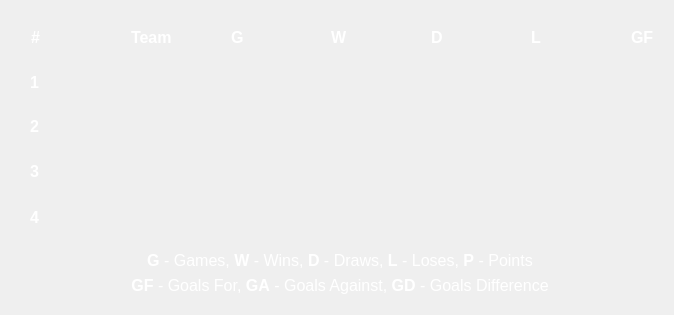
         <widget class="QWidget" name="tab_GS32_GroupG_Table">
          <attribute name="title">
           <string>Table</string>
          </attribute>
          <widget class="QTreeWidget" name="tree_GS32_GroupG">
           <property name="geometry">
            <rect>
             <x>30</x>
             <y>10</y>
             <width>631</width>
             <height>261</height>
            </rect>
           </property>
           <property name="sizePolicy">
            <sizepolicy hsizetype="Fixed" vsizetype="Fixed">
             <horstretch>0</horstretch>
             <verstretch>0</verstretch>
            </sizepolicy>
           </property>
           <property name="styleSheet">
            <string notr="true">QTreeWidget {
font-size: 17px;
padding-top: 5px;
padding-bottom: 5px;
padding-right: 5px;
background: rgba(0,0,0,0);
border: 0px solid black;
}

QTreeWidget::item {
font-size: 15px;
padding-left: 15px;
padding-top: 10px;
padding-bottom: 10px;
padding-right: 5px;
color: #3a3a3a;
width: 150px;
color: white;
}

QTreeWidget::item::selected {
font-size: 25px;
}

QHeaderView {
font-size: 16px;
color: black;
height: 15px;
background: rgba(0, 0, 0, 0);
}

 QHeaderView::section {
   	background: rgba(0, 0, 0, 0);
    color: white;
	padding-left: 1px;
	height: 45px;
	border-radius: 25px;
	font-weight: bold;
 }</string>
           </property>
           <property name="verticalScrollBarPolicy">
            <enum>Qt::ScrollBarAlwaysOff</enum>
           </property>
           <property name="horizontalScrollBarPolicy">
            <enum>Qt::ScrollBarAlwaysOff</enum>
           </property>
           <property name="sizeAdjustPolicy">
            <enum>QAbstractScrollArea::AdjustIgnored</enum>
           </property>
           <property name="editTriggers">
            <set>QAbstractItemView::NoEditTriggers</set>
           </property>
           <property name="showDropIndicator" stdset="0">
            <bool>false</bool>
           </property>
           <property name="selectionMode">
            <enum>QAbstractItemView::SingleSelection</enum>
           </property>
           <attribute name="headerMinimumSectionSize">
            <number>30</number>
           </attribute>
           <attribute name="headerShowSortIndicator" stdset="0">
            <bool>false</bool>
           </attribute>
           <attribute name="headerStretchLastSection">
            <bool>false</bool>
           </attribute>
           <column>
            <property name="text">
             <string>#</string>
            </property>
           </column>
           <column>
            <property name="text">
             <string>Team</string>
            </property>
           </column>
           <column>
            <property name="text">
             <string>G</string>
            </property>
           </column>
           <column>
            <property name="text">
             <string>W</string>
            </property>
           </column>
           <column>
            <property name="text">
             <string>D</string>
            </property>
           </column>
           <column>
            <property name="text">
             <string>L</string>
            </property>
           </column>
           <column>
            <property name="text">
             <string>GF</string>
            </property>
           </column>
           <column>
            <property name="text">
             <string>GA</string>
            </property>
           </column>
           <column>
            <property name="text">
             <string>GD</string>
            </property>
           </column>
           <column>
            <property name="text">
             <string>P</string>
            </property>
           </column>
          </widget>
          <widget class="QLabel" name="lbl_GS32_GroupG_1st">
           <property name="geometry">
            <rect>
             <x>30</x>
             <y>73</y>
             <width>9</width>
             <height>19</height>
            </rect>
           </property>
           <property name="styleSheet">
            <string notr="true">color: white;
font-size: 16px;</string>
           </property>
           <property name="text">
            <string>&lt;b&gt;1&lt;/b&gt;</string>
           </property>
          </widget>
          <widget class="QLabel" name="lbl_GS32_GroupG_2nd">
           <property name="geometry">
            <rect>
             <x>30</x>
             <y>117</y>
             <width>9</width>
             <height>19</height>
            </rect>
           </property>
           <property name="styleSheet">
            <string notr="true">color: white;
font-size: 16px;</string>
           </property>
           <property name="text">
            <string>&lt;b&gt;2&lt;/b&gt;</string>
           </property>
          </widget>
          <widget class="QLabel" name="lbl_GS32_GroupG_3rd">
           <property name="geometry">
            <rect>
             <x>30</x>
             <y>162</y>
             <width>9</width>
             <height>19</height>
            </rect>
           </property>
           <property name="styleSheet">
            <string notr="true">color: white;
font-size: 16px;</string>
           </property>
           <property name="text">
            <string>&lt;b&gt;3&lt;/b&gt;</string>
           </property>
          </widget>
          <widget class="QLabel" name="lbl_GS32_GroupG_4th">
           <property name="geometry">
            <rect>
             <x>30</x>
             <y>208</y>
             <width>9</width>
             <height>19</height>
            </rect>
           </property>
           <property name="styleSheet">
            <string notr="true">color: white;
font-size: 16px;</string>
           </property>
           <property name="text">
            <string>&lt;b&gt;4&lt;/b&gt;</string>
           </property>
          </widget>
          <widget class="QLabel" name="lbl_GS32_GroupG_legend1">
           <property name="geometry">
            <rect>
             <x>15</x>
             <y>240</y>
             <width>650</width>
             <height>41</height>
            </rect>
           </property>
           <property name="styleSheet">
            <string notr="true">color: white;
font-size: 16px;</string>
           </property>
           <property name="text">
            <string>&lt;b&gt;G&lt;/b&gt; - Games, &lt;b&gt;W&lt;/b&gt; - Wins, &lt;b&gt;D&lt;/b&gt; - Draws, &lt;b&gt;L&lt;/b&gt; - Loses, &lt;b&gt;P&lt;/b&gt; - Points</string>
           </property>
           <property name="alignment">
            <set>Qt::AlignCenter</set>
           </property>
          </widget>
          <widget class="QLabel" name="lbl_GS32_GroupG_legend2">
           <property name="geometry">
            <rect>
             <x>15</x>
             <y>265</y>
             <width>650</width>
             <height>41</height>
            </rect>
           </property>
           <property name="styleSheet">
            <string notr="true">color: white;
font-size: 16px;</string>
           </property>
           <property name="text">
            <string>&lt;b&gt;GF&lt;/b&gt; - Goals For, &lt;b&gt;GA&lt;/b&gt; - Goals Against, &lt;b&gt;GD&lt;/b&gt; - Goals Difference</string>
           </property>
           <property name="alignment">
            <set>Qt::AlignCenter</set>
           </property>
          </widget>
         </widget>
